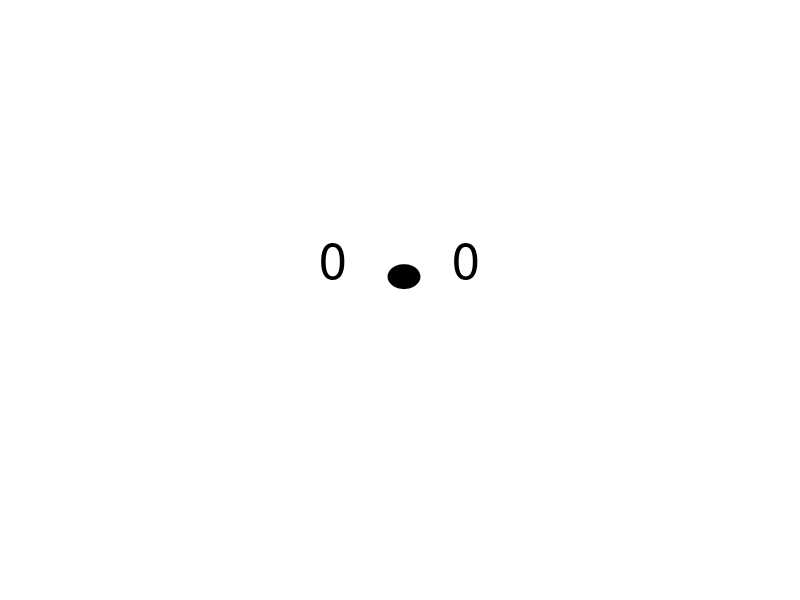

MATLAB code to generate this figure: (Note: this script raises an error after producing the figure.)
function o = nkExperimentMotor_3
%Freeform input monitor and EEG marker forwarder. Usage:
% o=nkExperimentMotor_3
%Use keys 'd' and 'l' to provide left/right motion input
%
%Y.Mishchenko (c) 2015


%set this to true for test run of UI
flgdebug=false;

%initial relaxation time, sec
twait=5;

%sampling frequency
sampFreq=200;

%% Initialize
%unique alphanumeric ID
idtag=[datestr(now,'yyyymmddHHMM') '.' dec2hex(randi(intmax('uint32'),'uint32'))];
%UI's graphic handles
hState=zeros(1,20);
%UI's figure
fig=1;


%% Prepare experiment's program and UI window
%prepare main window
if(fig == 0)
    fig = figure;
else 
    figure(fig)
end
clf
%set(fig, 'menubar', 'none');

%fixation point
annotation(fig,'ellipse',[0.485 0.519 0.040 0.040],...
  'FaceColor',[0 0 0]);

set(fig,'Position',[536 157 512 512],'Color',[1 1 1]);

%counter boxes
nleft=0;
nright=0;
hleft=annotation(fig,...
  'textbox',[0.399 0.535 0.104 0.053],...
  'String',{'0'},...
  'FontSize',36,...
  'LineStyle','none');
hright=annotation(fig,...
  'textbox',[0.566 0.535 0.104 0.053],...
  'String',{'0'},...
  'FontSize',36,...
  'LineStyle','none');

%% Initialize trigger port
global s1
if(~flgdebug)
  s1 = serial('COM3', 'BaudRate', 9600);
  fopen(s1);
end

%% Main loop
tic
update_state(99);
program=[ 90 0 twait 99 0 1 99 4 1 99 3 1 99 2 1 99 1 1];
rlmktimes=zeros(1,30000);
for ipos=1:3:18  
    cue=program(ipos);          %get next trial
    tbrk=program(ipos+1);
    tlength=program(ipos+2);
    
    pause(tbrk);                  %pause for break
    
    rlmktimes(ipos)=cue;        %record stimulus on time
    rlmktimes(ipos+1)=toc;
    
    if(~flgdebug)
      fprintf(s1,'B');            %send bas to marker port
    end

    update_state(cue);            %update UI
    
    pause(tlength);               %pause for stimulus
    
    rlmktimes(ipos+2)=toc;        %record stimulus off time
    
    if(~flgdebug)
      fprintf(s1,'S');            %send son to marker port
    end
end

ipos=ipos+2;
update_state(0);
while(true)
    k = waitforbuttonpress;
    key=get(gcf,'CurrentCharacter');
    
    %user quit/terminate    
    if(strcmp(key,'Q') || strcmp(key,'q'))
        break;
    end

    rlmktimes(ipos+1)=key;        %record stimulus on time
    rlmktimes(ipos+2)=toc;
    
    if(key=='d') 
      nleft=nleft+1;
    elseif(key=='l') 
      nright=nright+1;
    end
    update_state(key);            %update UI
    
    if(~flgdebug)
      fprintf(s1,'B');            %send bas to marker port
    end
        
    pause(1.0);
    
    rlmktimes(ipos+3)=toc;        %record stimulus off time
    
    if(~flgdebug)
      fprintf(s1,'S');            %send son to marker port
    end
    
    update_state(0);            %update UI
    
    ipos=ipos+3;                  %move to next trial    
end
update_state(92);

if(~flgdebug)
  fprintf(s1,'S');       %guarantee shut down marker port
  fclose(s1);
end


%% Wite data
rlmktimes=rlmktimes(1:ipos);    %truncate data to available

o=[];
o.idtag=idtag;
o.mktimes=rlmktimes;
o.marker=makeArray(rlmktimes,sampFreq);

%save data to backup file
fname=sprintf('odata-%s.mat',idtag);
save(fname,'o');

    %prep marker array
    function marker=makeArray(rlmktimes,sampFreq)
        marker=zeros(1,ceil(sampFreq*(rlmktimes(end)+5)));
        ipos=0;
        while(ipos<length(rlmktimes))
            cue=rlmktimes(ipos+1);
            idxbegin=ceil(rlmktimes(ipos+2)*sampFreq);
            idxend=ceil(rlmktimes(ipos+3)*sampFreq);
            
            marker(idxbegin:idxend)=cue;
            ipos=ipos+3;
        end
    end


    %update UI
    function update_state(cuestate)
        figure(fig)
        
        % clear all dynamical graphic elements
        for i=find(hState)
            if(hState(i)~=0)
                delete(hState(i));
                hState(i)=0;
            end
        end
        
        if(cuestate==0)
        elseif(ischar(cuestate))
          hState(1)=annotation(fig,...
              'textbox',[0.4737 0.6016 0.0908 0.123],...
              'String',{cuestate},...
              'FontSize',36,...
              'LineStyle','none'); 
            
          set(hleft,'String',{sprintf('%i',nleft)});  
          set(hright,'String',{sprintf('%i',nright)});
        elseif(cuestate==90 || cuestate==99)
            hState(1)=annotation(fig,'textbox',[0.1154 0.4845 0.7751 0.2437],...
                'String',{'Initial Relaxation','PLEASE RELAX'},...
                'FontSize',36,'BackgroundColor',[1 1 1],...
                'FitBoxToText','off',...
                'LineStyle','none');
        elseif(cuestate==91)
            hState(1)=annotation(fig,'textbox',[0.1154 0.4845 0.7751 0.2437],...
                'String',{'Break Time...','PLEASE RELAX'},...
                'FontSize',36,'BackgroundColor',[1 1 1],...
                'FitBoxToText','off',...
                'LineStyle','none');  
        elseif(cuestate==92)
            hState(1)=annotation(fig,'textbox',[0.1154 0.4845 0.7751 0.2437],...
                'String',{'Session Ended','THANK YOU!'},...
                'FontSize',36,'BackgroundColor',[1 1 1],...
                'FitBoxToText','off',...
                'LineStyle','none');              
        end
    end
end
